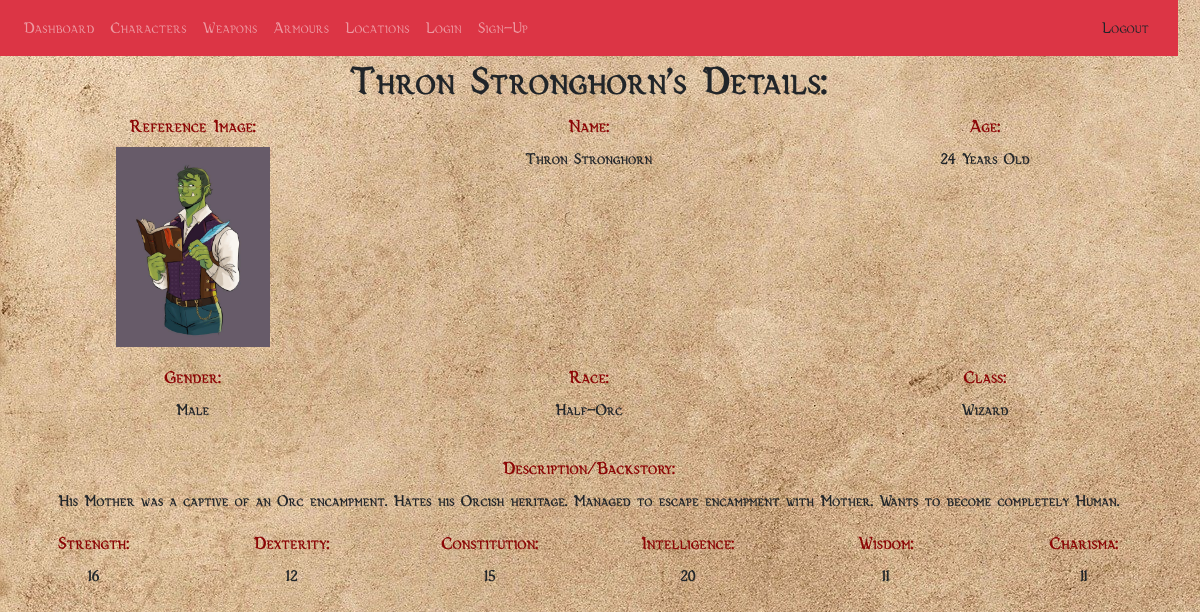
Screenshot of /viewCharacter/3 (signed in) with the database file from the repository.
### app.py (models this page shows, shortened)
class Character(db.Model):
    cID = db.Column(db.Integer, primary_key=True)
    cPicPath = db.Column(db.String(100000))# The path to the character photo in the images directory
    cName = db.Column(db.String(100), nullable=False)# Name of the character
    cAge = db.Column(db.Integer)# Age of the character
    cGender = db.Column(db.String(20))# The character's gender
    cRace = db.Column(db.String(20))# Will change to a list of races at a later date, i.e. Human, Elf, Dwarf, Halfling, etc.
    cClass = db.Column(db.String(50))# The character's class, chosen from a list.
    cDesc = db.Column(db.String(100000))# Description of the character, i.e. appearance, backstory
    cStr = db.Column(db.Integer, default=8)# The character's Strength stat
    cDex = db.Column(db.Integer, default=8)# The character's Dexterity stat
    cCon = db.Column(db.Integer, default=8)# The character's Constitution stat
    cInt = db.Column(db.Integer, default=8)# The character's Intelligence stat
    cWis = db.Column(db.Integer, default=8)# The character's Wisdom stat
    cCha = db.Column(db.Integer, default=8)# The character's Charisma stat
    creatorID = db.Column(db.Integer, db.ForeignKey('user.id'))

### app.py (the view)
@app.route('/viewCharacter/<int:id>')
@login_required
def viewCharacter(id):
    characterToDisplay = Character.query.get_or_404(id)
    try:
        return render_template('viewCharacter.html', character=characterToDisplay)
    except:
        return 'There was a problem displaying your character.'

### app.py (called while the page is built)
@login_manager.user_loader
def load_user(id):
    user = User.query.get_or_404(id)
    return user

### templates/viewCharacter.html (shortened to what this page needs)
{% extends 'base.html' %}
{% block content %}
<div class="content">
    <nav class="navbar navbar-expand-lg navbar-dark bg-danger">
        <div class="collapse navbar-collapse">
            <div class="navbar-nav">
                <a class="nav-item nav-link" href="../dashboard.html">Dashboard</a>
                <a class="nav-item nav-link" href="../characters.html">Characters</a>
                <a class="nav-item nav-link" href="../weapons.html">Weapons</a>
                <a class="nav-item nav-link" href="../armours.html">Armours</a>
                <a class="nav-item nav-link" href="../locations.html">Locations</a>
                <a class="nav-item nav-link" href="../login.html">Login</a>
                <a class="nav-item nav-link" href="../signup.html">Sign-Up</a>
            </div>
        </div>
        <form class="form-inline" action="/logout">
            <button type="submit" class="btn btn-outline-link">Logout</button>
        </form>
    </nav>
    <h1>{{character.cName}}'s Details:</h1>
    <div class="form">
        <form enctype="multipart/form-data">
            <div class="form-row">
                <div class="form-group col-md-4">
                    <label for="cPic">Reference Image: </label>
                    <br>
                    <img src="../{{ character.cPicPath }}" alt="ref-img" class="img-fluid" style="max-height: 25vh;">
                </div>
                <div class="form-group col-md-4">
                    <label for="cName">Name: </label>
                    <p><b>{{character.cName}}</b></p>
                </div>
                <div class="form-group col-md-4">
                    <label for="cAge">Age: </label>
                    <p><b>{{character.cAge}} Years Old</b></p>
                </div>
            </div>
            <div class="form-row">
                <div class="form-group col-md-4">
                    <label for="cGender">Gender:</label>
                    <p><b>{{character.cGender}}</b></p>
                </div>
                <div class="form-group col-md-4">
                    <label for="cRace">Race: </label>
                    <p><b>{{character.cRace}}</b></p>
                </div>
                <div class="form-group col-md-4">
                    <label for="cClass">Class: </label>
                    <p><b>{{character.cClass}}</b></p>
                </div>
            </div>
            <div class="form-group">
                <label for="cDesc">Description/Backstory: </label>
                <p><b>{{character.cDesc}}</b></p>
            </div>
            <div class="form-row">
                <div class="form-group col-md-2">
                    <label for="cStr">Strength: </label>
                    <p><b>{{character.cStr}}</b></p>
                </div>
                <div class="form-group col-md-2">
                    <label for="cDex">Dexterity: </label>
                    <p><b>{{character.cDex}}</b></p>
                </div>
                <div class="form-group col-md-2">
                    <label for="cCon">Constitution: </label>
                    <p><b>{{character.cCon}}</b></p>
                </div>
                <div class="form-group col-md-2">
                    <label for="cInt">Intelligence: </label>
                    <p><b>{{character.cInt}}</b></p>
                </div>
                <div class="form-group col-md-2">
                    <label for="cWis">Wisdom: </label>
                    <p><b>{{character.cWis}}</b></p>
                </div>
                <div class="form-group col-md-2">
                    <label for="cCha">Charisma: </label>
                    <p><b>{{character.cCha}}</b></p>
                </div>
            </div>
        </form>
    </div>
</div>
{% endblock %}

### templates/base.html (style rules this page uses)
h1 { font-weight: bold; }
label { font-weight: bold; color: rgb(139, 5, 5); font-size: large; }

### rows the page displays
Character: cName "Thron Stronghorn", cPicPath (picture), cAge "24", cGender "Male", cRace "Half-Orc", cClass "Wizard", cDesc "His Mother was a captive of an Orc encampment. Hates his Orcish heritage. Managed to escape encampment with Mother. Wants to become completely Human.", cStr "16", cDex "12", cCon "15", cInt "20", cWis "11", cCha "11"
